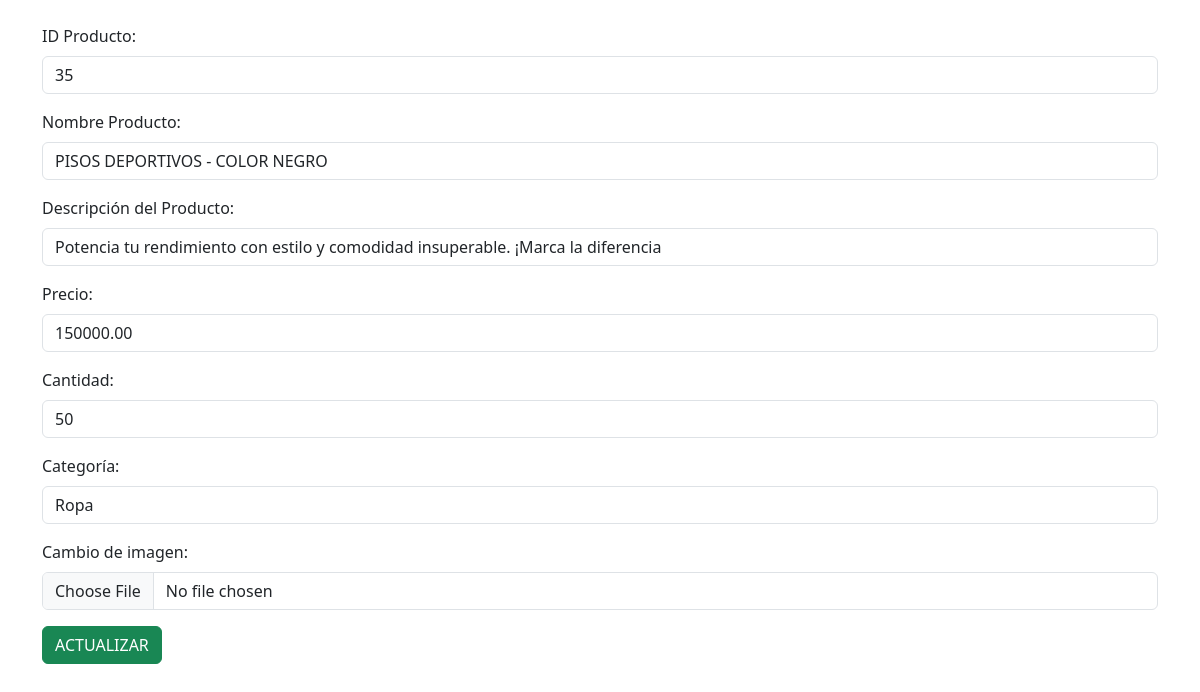
Screenshot of /editar.php?id=35 with the database file from the repository.
### tables this page shows
CREATE TABLE `productos` (
  `ProductoID` int(11) NOT NULL,
  `NombrePro` varchar(80) NOT NULL,
  `DescripcionPro` varchar(80) NOT NULL,
  `Precio` decimal(10,2) NOT NULL,
  `Cantidad` int(11) NOT NULL,
  `imagen` varchar(50) NOT NULL,
  `CategoriaID` int(11) NOT NULL,
  `ProveedorID` int(11) NOT NULL,
  `Activo` int(11) NOT NULL
);

### editar.php (the view, shortened to what this page needs)
<?php
include('conexion.php');
?>
<!DOCTYPE html>
<html lang="en">
<head>
    <link rel="stylesheet" href="https://cdn.jsdelivr.net/npm/bootstrap@5.3.2/dist/css/bootstrap.min.css">
</head>
<body>
    <div class="container mt-4">
        <?php
        $id = $_GET["id"];
        $sql = "SELECT * FROM productos where ProductoID='$id' ";
        $result = mysqli_query($conexion, $sql);
        while ($mostrar = mysqli_fetch_array($result)) {
            ?>
            <form action="procesar_editar.php" method="post" enctype="multipart/form-data">
                <label for="txtProductID" class="form-label">ID Producto:</label>
                <input type="text" value="<?php echo $mostrar['ProductoID'] ?>" name="txtProductoID"
                    class="form-control mb-3">
                <label for="txtNombrePro" class="form-label">Nombre Producto:</label>
                <input type="text" value="<?php echo $mostrar['NombrePro'] ?>" name="txtNombrePro"
                    class="form-control mb-3">
                <label for="txtDescripcionPro" class="form-label">Descripción del Producto:</label>
                <input type="text" value="<?php echo $mostrar['DescripcionPro'] ?>" name="txtDescripcionPro"
                    class="form-control mb-3">
                <label for="txtPrecio" class="form-label">Precio:</label>
                <input type="text" value="<?php echo $mostrar['Precio'] ?>" name="txtPrecio" class="form-control mb-3">
                <label for="txtCantidad" class="form-label">Cantidad:</label>
                <input type="text" value="<?php echo $mostrar['Cantidad'] ?>" name="txtCantidad" class="form-control mb-3">
                <label for="txtCategoria" class="form-label">Categoría:</label>
                <select name="txtCategoria" class="form-control mb-3">
                    <?php
                    $queryCategorias = mysqli_query($conexion, "SELECT * FROM categorias");
                    while ($categoria = mysqli_fetch_assoc($queryCategorias)) {
                        $selected = ($categoria['CategoriaID'] == $mostrar['CategoriaID']) ? 'selected' : '';
                        echo '<option value="' . $categoria['CategoriaID'] . '" ' . $selected . '>' . $categoria['Categoria'] . '</option>';
                    }
                    ?>
                </select>
                <label for="imagen" class="form-label">Cambio de imagen:</label>
                <input type="file" name="imagen" class="form-control mb-3">
                <input type="submit" value="ACTUALIZAR" class="btn btn-success">
            </form>
            <?php
        }
        ?>
    </div>
</body>
</html>

### rows the page displays
productos: txtProductoID "35", txtNombrePro "PISOS DEPORTIVOS - COLOR NEGRO", txtDescripcionPro "Potencia tu rendimiento con estilo y comodidad insuperable. ¡Marca la diferencia", txtPrecio "150000.00", txtCantidad "50"

### other values shown
form field txtCategoria "Ropa"
